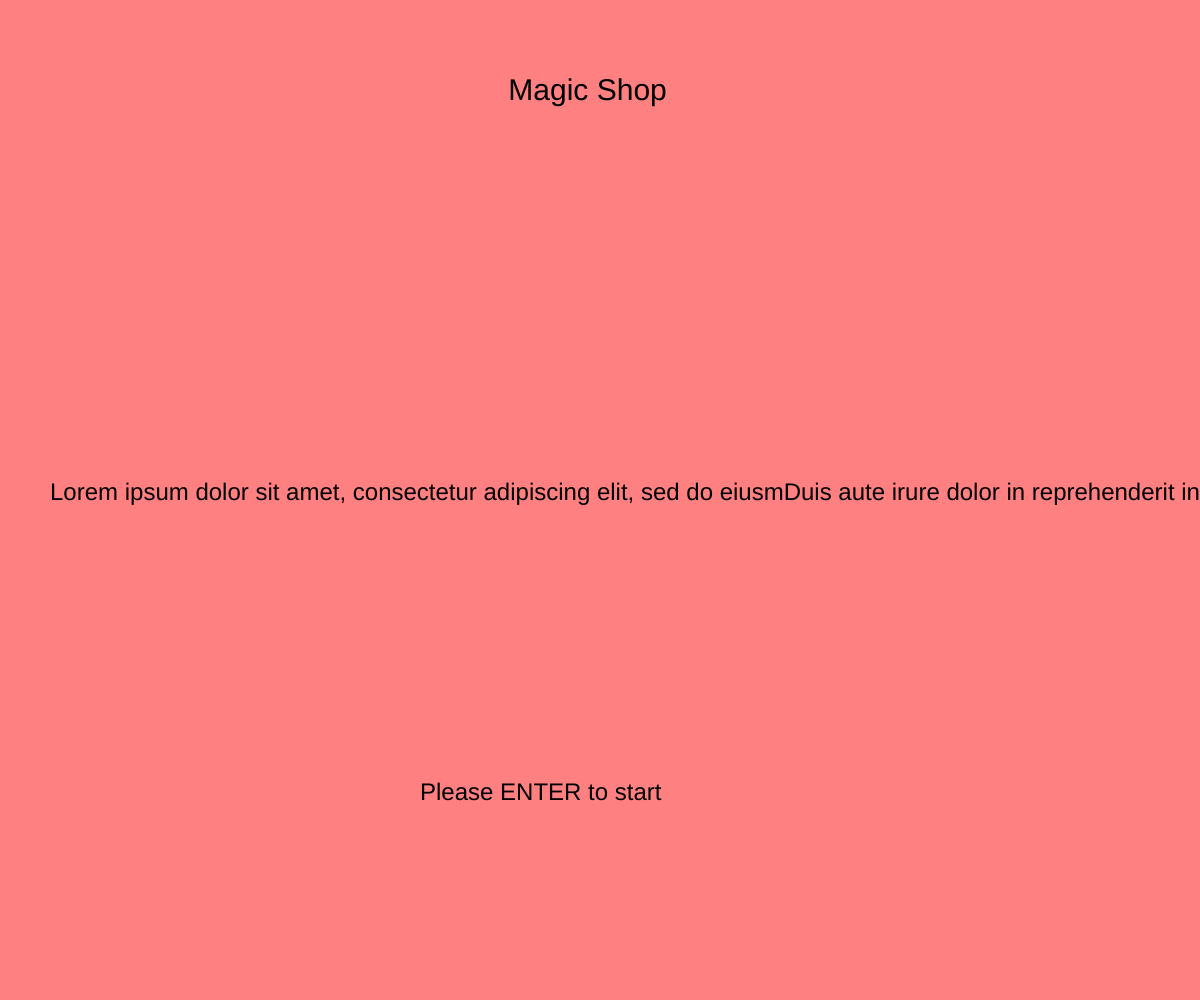
Frame 1 (no input)
Frame 60 (no input): identical to frame 1, image omitted
Frame 120 (the mouse pressed at the canvas centre since frame 60): identical to frame 1, image omitted

The p5.js sketch that drew this single still picture (run headless with seeded random() and noise() and a simulated clock; from frame 60 on, the mouse is pressed at the canvas centre):

// p5.js sketch
// ── sketch.js
var gameState  ="start";




function preload(){

}

function setup(){

    createCanvas(windowWidth,windowHeight);




}

function draw(){


    if(gameState === "start"){
        background("#ff8080"); 
        //title
        textSize(30)
        text(" Magic Shop",width/2-100,100);

        //story;
        textSize(24);
        text("Lorem ipsum dolor sit amet, consectetur adipiscing elit, sed do eiusmDuis aute irure dolor in reprehenderit in voluptate velit esse cillum dolore eu fugiat nulla pariatur. Excepteur sint occaecat cupidatat non proident, sunt in culpa qui officia deserunt mollit anim id est laborum.",50,height/2)
        text("Please ENTER to start",width/2-180,height-200);

        
        if(keyCode === 13){
            gameState ="maze";

        }
    }


    if(gameState === "maze"){
        background("#aa80ff");

    }

}
